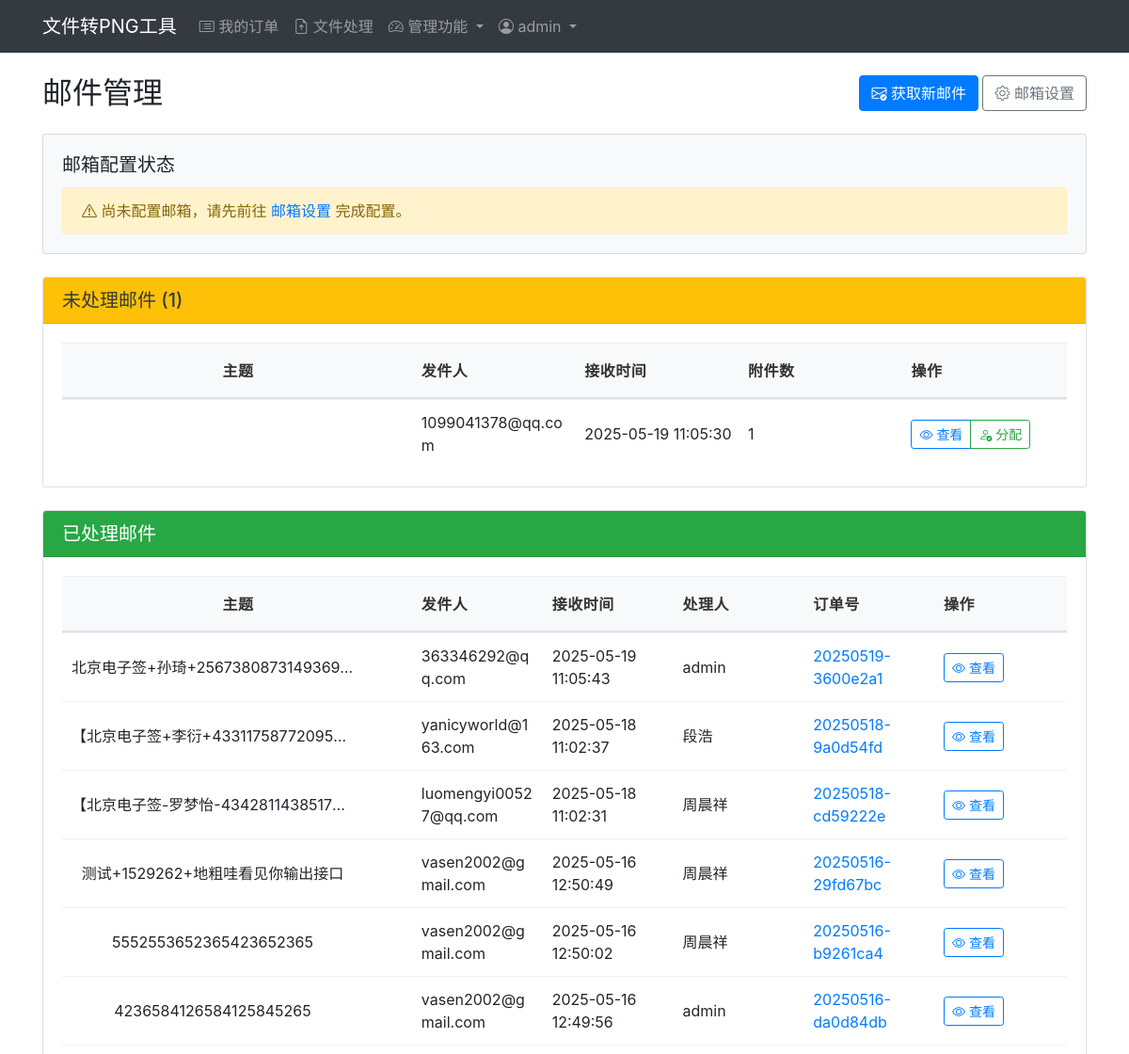
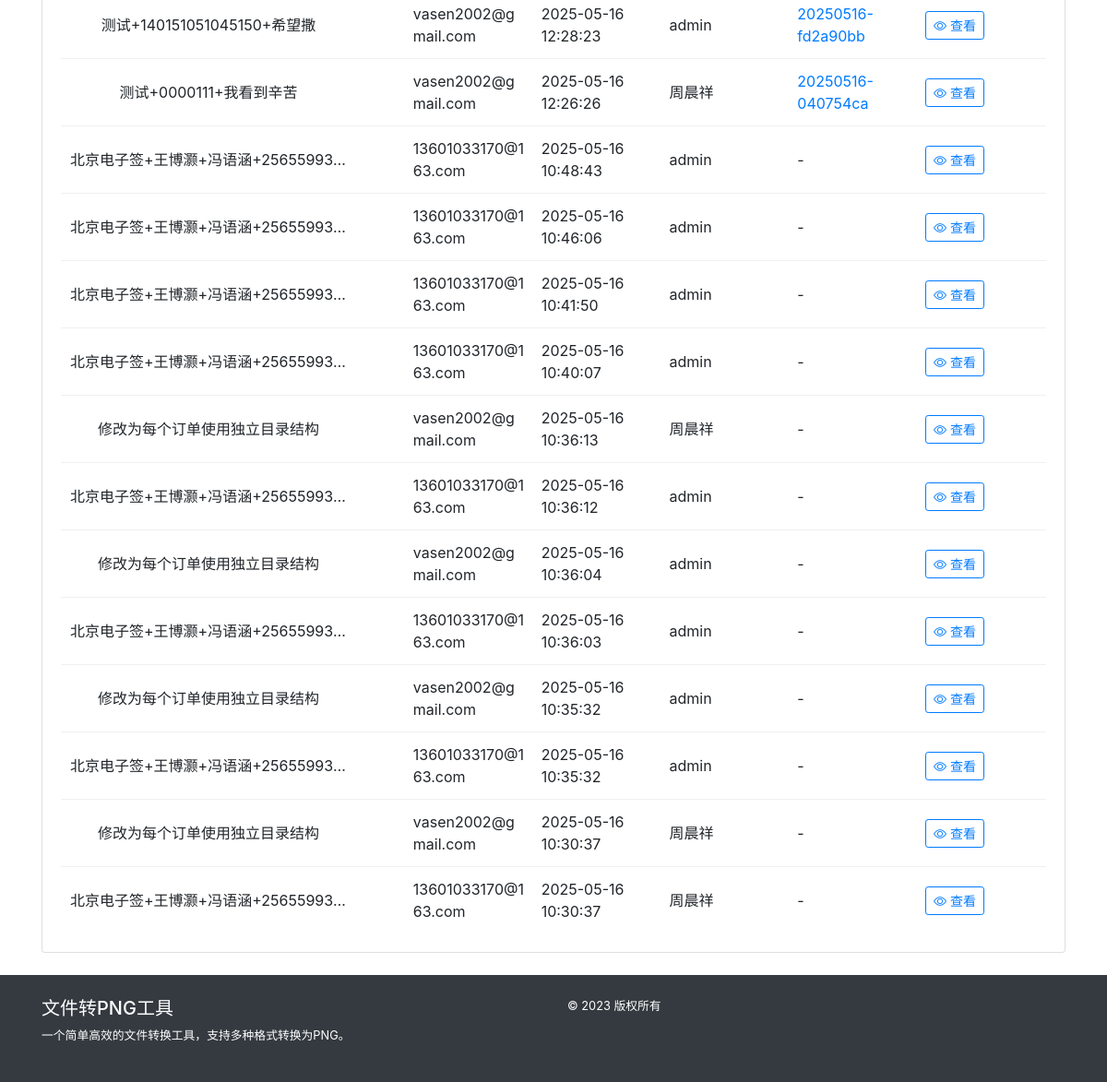
/mail/ (signed in), run on the app's committed database (2 pictures, top to bottom).
### models.py (models this page shows, shortened)
class AdminUser(db.Model):
    __tablename__ = 'admin_user'  # 显式指定表名
    id = db.Column(db.Integer, primary_key=True)
    username = db.Column(db.String(50), unique=True, nullable=False)
    password_hash = db.Column(db.String(128), nullable=False)
    is_admin = db.Column(db.Boolean, default=False)  # 默认为普通用户
    email = db.Column(db.String(100), nullable=True)
    full_name = db.Column(db.String(100), nullable=True)
    created_at = db.Column(db.DateTime, default=datetime.datetime.utcnow)
    last_login = db.Column(db.DateTime, nullable=True)
    is_active = db.Column(db.Boolean, default=True)  # 账户是否激活

class Email(db.Model):
    __tablename__ = 'emails'
    id = db.Column(db.Integer, primary_key=True)
    uid = db.Column(db.String(100), nullable=False)  # 邮件UID，用于标识邮件
    subject = db.Column(db.String(255), nullable=False)  # 邮件主题
    sender = db.Column(db.String(100), nullable=False)   # 发件人邮箱
    sender_name = db.Column(db.String(100), nullable=True)  # 发件人名称
    received_at = db.Column(db.DateTime, default=datetime.datetime.utcnow)  # 接收时间
    content = db.Column(db.Text, nullable=True)         # 邮件内容
    processed = db.Column(db.Boolean, default=False)    # 是否已处理
    assigned_to = db.Column(db.Integer, db.ForeignKey('admin_user.id'), nullable=True)  # 分配给谁
    __table_args__ = (
        db.UniqueConstraint('uid', 'subject', name='_uid_subject_uc'),
    )
    attachments = db.relationship('EmailAttachment', backref='email', lazy=True, cascade="all, delete-orphan")
    processor = db.relationship('AdminUser', backref='assigned_emails', foreign_keys=[assigned_to])
    orders = db.relationship('Order', backref='source_email', foreign_keys=[Order.email_id])

class Order(db.Model):
    __tablename__ = 'orders'  # 显式指定表名，避免使用SQL保留字'order'
    id = db.Column(db.Integer, primary_key=True)
    order_number = db.Column(db.String(32), unique=True, nullable=False)
    created_at = db.Column(db.DateTime, default=datetime.datetime.utcnow)
    updated_at = db.Column(db.DateTime, default=datetime.datetime.utcnow, onupdate=datetime.datetime.utcnow)
    is_active = db.Column(db.Boolean, default=True)  # 保留此字段以兼容现有代码
    STATUS_PENDING = 'pending'      # 待处理
    STATUS_MATERIAL = 'material'    # 补材料
    STATUS_REVIEWED = 'reviewed'    # 已审核
    STATUS_ACTIVE = 'active'        # 活跃
    STATUS_ARCHIVED = 'archived'    # 归档
    status = db.Column(db.String(20), default=STATUS_PENDING)  # 默认为待处理状态
    note = db.Column(db.Text, nullable=True)
    is_merged = db.Column(db.Boolean, default=False)  # 是否为合并订单
    merged_from = db.Column(db.Text, nullable=True)   # 存储源订单号，以逗号分隔
    user_id = db.Column(db.Integer, db.ForeignKey('admin_user.id'), nullable=True)
    user = db.relationship('AdminUser', backref='orders')
    email_id = db.Column(db.Integer, db.ForeignKey('emails.id'), nullable=True)
    files = db.relationship('UploadedFile', backref='order', lazy=True, cascade="all, delete-orphan")
    conversions = db.relationship('ConvertedFile', backref='order', lazy=True, cascade="all, delete-orphan")

### app/mail/routes.py (the view)
@mail_bp.route('/')
@admin_required
def index():
    unprocessed_emails = Email.query.filter_by(processed=False).order_by(Email.received_at.desc()).all()
    processed_emails = Email.query.filter_by(processed=True).order_by(Email.received_at.desc()).limit(20).all()
    users = AdminUser.query.all()
    mail_config = {
        'host': current_app.config.get('MAIL_HOST'),
        'port': current_app.config.get('MAIL_PORT'),
        'username': current_app.config.get('MAIL_USERNAME'),
        'folder': current_app.config.get('MAIL_FOLDER')
    }
    return render_template('mail/index.html',
                          unprocessed_emails=unprocessed_emails,
                          processed_emails=processed_emails,
                          users=users,
                          mail_config=mail_config)

### app/templates/mail/index.html (shortened to what this page needs)
{% extends "base.html" %}
{% block content %}
<div class="row">
    <div class="col-12 mb-4">
        <div class="d-flex justify-content-between align-items-center">
            <h2 class="mb-0">邮件管理</h2>
            <div>
                <button id="fetchEmailsBtn" class="btn btn-primary">
                    <i class="bi bi-envelope-check"></i> 获取新邮件
                </button>
                <a href="{{ url_for('mail.settings') }}" class="btn btn-outline-secondary ms-2">
                    <i class="bi bi-gear"></i> 邮箱设置
                </a>
            </div>
        </div>
    </div>
    <div class="col-12 mb-4">
        <div class="card bg-light">
            <div class="card-body">
                <h5 class="card-title">邮箱配置状态</h5>
                {% if mail_config.username %}
                <div class="alert alert-info mb-0">
                    <p class="mb-0">
                        当前邮箱账号: <strong>{{ mail_config.username }}</strong>
                        | 服务器: {{ mail_config.host }}:{{ mail_config.port }}
                        | 文件夹: {{ mail_config.folder }}
                    </p>
                </div>
                {% else %}
                <div class="alert alert-warning mb-0">
                    <p class="mb-0">
                        <i class="bi bi-exclamation-triangle"></i> 尚未配置邮箱，请先前往
                        <a href="{{ url_for('mail.settings') }}">邮箱设置</a>
                        完成配置。
                    </p>
                </div>
                {% endif %}
            </div>
        </div>
    </div>
    <div class="col-12 mb-4">
        <div class="card">
            <div class="card-header bg-warning text-dark">
                <h5 class="mb-0">未处理邮件 ({{ unprocessed_emails|length }})</h5>
            </div>
            <div class="card-body">
                {% if unprocessed_emails %}
                <div class="table-responsive">
                    <table class="table table-hover">
                        <thead>
                            <tr>
                                <th style="width: 35%;">主题</th>
                                <th>发件人</th>
                                <th>接收时间</th>
                                <th>附件数</th>
                                <th>操作</th>
                            </tr>
                        </thead>
                        <tbody>
                            {% for email in unprocessed_emails %}
                            <tr>
                                <td>
                                </td>
                                <td>{{ email.sender }}</td>
                                <td>{{ email.received_at.strftime('%Y-%m-%d %H:%M:%S') }}</td>
                                <td>{{ email.attachments|length }}</td>
                                <td>
                                    <div class="btn-group">
                                        <a href="{{ url_for('mail.view_email', email_id=email.id) }}" class="btn btn-sm btn-outline-primary">
                                            <i class="bi bi-eye"></i> 查看
                                        </a>
                                        <button type="button" class="btn btn-sm btn-outline-success assign-btn" data-email-id="{{ email.id }}">
                                            <i class="bi bi-person-check"></i> 分配
                                        </button>
                                    </div>
                                </td>
                            </tr>
                            {% endfor %}
                        </tbody>
                    </table>
                </div>
                {% else %}
                <div class="alert alert-info mb-0">
                    <p class="mb-0">暂无未处理邮件</p>
                </div>
                {% endif %}
            </div>
        </div>
    </div>
    <div class="col-12">
        <div class="card">
            <div class="card-header bg-success text-white">
                <h5 class="mb-0">已处理邮件</h5>
            </div>
            <div class="card-body">
                {% if processed_emails %}
                <div class="table-responsive">
                    <table class="table table-hover">
                        <thead>
                            <tr>
                                <th style="width: 35%;">主题</th>
                                <th>发件人</th>
                                <th>接收时间</th>
                                <th>处理人</th>
                                <th>订单号</th>
                                <th>操作</th>
                            </tr>
                        </thead>
                        <tbody>
                            {% for email in processed_emails %}
                            <tr>
                                <td>
                                    <div class="text-truncate" style="max-width: 300px;" title="{{ email.subject }}">
                                        {{ email.subject }}
                                    </div>
                                </td>
                                <td>{{ email.sender }}</td>
                                <td>{{ email.received_at.strftime('%Y-%m-%d %H:%M:%S') }}</td>
                                <td>{{ email.processor.username if email.processor else '-' }}</td>
                                <td>
                                    {% if email.orders %}
                                    {% for order in email.orders %}
                                    <a href="{{ url_for('orders.view_order', order_number=order.order_number) }}">
                                        {{ order.order_number }}
                                    </a>
                                    {% endfor %}
                                    {% else %}
                                    -
                                    {% endif %}
                                </td>
                                <td>
                                    <a href="{{ url_for('mail.view_email', email_id=email.id) }}" class="btn btn-sm btn-outline-primary">
                                        <i class="bi bi-eye"></i> 查看
                                    </a>
                                </td>
                            </tr>
                            {% endfor %}
                        </tbody>
                    </table>
                </div>
                {% else %}
                <div class="alert alert-info mb-0">
                    <p class="mb-0">暂无已处理邮件</p>
                </div>
                {% endif %}
            </div>
        </div>
    </div>
</div>
{% endblock %}

### app/templates/base.html (shortened to what this page needs)
<!DOCTYPE html>
<html lang="zh-CN">
<head>
    <link rel="stylesheet" href="https://cdn.jsdelivr.net/npm/bootstrap@4.6.0/dist/css/bootstrap.min.css">
    <link rel="stylesheet" href="https://cdn.jsdelivr.net/npm/bootstrap-icons@1.10.0/font/bootstrap-icons.css">
    <link rel="stylesheet" href="{{ url_for('static', filename='style.css') }}">
</head>
<body>
    <nav class="navbar navbar-expand-lg navbar-dark bg-dark">
        <div class="container">
            <a class="navbar-brand" href="{{ url_for('main.index') }}">文件转PNG工具</a>
            <div class="collapse navbar-collapse" id="navbarSupportedContent">
                <ul class="navbar-nav me-auto mb-2 mb-lg-0">
                    {% if session.get('admin_id') %}
                    <li class="nav-item">
                        <a class="nav-link {% if request.path == '/orders/' %}active{% endif %}" href="{{ url_for('orders.index') }}">
                            <i class="bi bi-card-list"></i> 我的订单
                        </a>
                    </li>
                    {% set current_user_id = session.get('admin_id') %}
                    {% set active_order = get_active_order(current_user_id) %}
                    <li class="nav-item">
                        {% if active_order %}
                        <a class="nav-link {% if request.path == '/' %}active{% endif %}" href="{{ url_for('main.index') }}">
                            <i class="bi bi-file-earmark-arrow-up"></i> 文件处理
                        </a>
                        {% else %}
                        <a class="nav-link disabled" href="#" tabindex="-1" aria-disabled="true">
                            <i class="bi bi-file-earmark-arrow-up"></i> 文件处理 <small>(请先激活订单)</small>
                        </a>
                        {% endif %}
                    </li>
                    {% if session.get('admin_id') and get_current_user() and get_current_user().is_admin %}
                    <li class="nav-item dropdown">
                        <a class="nav-link dropdown-toggle {% if request.path.startswith('/admin') %}active{% endif %}" href="#" id="adminDropdown" role="button" data-toggle="dropdown" aria-expanded="false">
                            <i class="bi bi-speedometer2"></i> 管理功能
                        </a>
                    </li>
                    {% endif %}
                    {% endif %}
                </ul>
                <ul class="navbar-nav">
                    {% if session.get('admin_id') %}
                    <li class="nav-item dropdown">
                        <a class="nav-link dropdown-toggle" href="#" id="userDropdown" role="button" data-toggle="dropdown" aria-expanded="false">
                            <i class="bi bi-person-circle"></i>
                            {{ session.get('admin_username', '用户') }}
                        </a>
                    </li>
                    {% else %}
                    <li class="nav-item">
                        <a class="nav-link" href="{{ url_for('admin.login') }}">
                            <i class="bi bi-box-arrow-in-right"></i> 登录
                        </a>
                    </li>
                    {% endif %}
                </ul>
            </div>
        </div>
    </nav>
    <div class="container my-4">
        {% block content %}{% endblock %}
    </div>
    <footer class="bg-dark text-white py-4 mt-4">
        <div class="container">
            <div class="row">
                <div class="col-md-6">
                    <h5>文件转PNG工具</h5>
                    <p class="small">一个简单高效的文件转换工具，支持多种格式转换为PNG。</p>
                </div>
                <div class="col-md-6 text-md-end">
                    <p class="small mb-0">&copy; 2023 版权所有</p>
                </div>
            </div>
        </div>
    </footer>
</body>
</html>

### data on the page
AdminUser: get "admin"
Email: sender "1099041378@qq.com", received_at "2025-05-19 11:05:30", attachments|length "1"
Email: subject "北京电子签+孙琦+2567380873149369…", sender "363346292@qq.com", received_at "2025-05-19 11:05:43", processor "admin"
Order: order_number "20250519-3600e2a1"
Email: subject "【北京电子签+李衍+43311758772095…", sender "yanicyworld@163.com", received_at "2025-05-18 11:02:37", processor "段浩"
Order: order_number "20250518-9a0d54fd"
Email: subject "【北京电子签-罗梦怡-4342811438517…", sender "luomengyi00527@qq.com", received_at "2025-05-18 11:02:31", processor "周晨祥"
Order: order_number "20250518-cd59222e"
Email: subject "测试+1529262+地粗哇看见你输出接口", sender "vasen2002@gmail.com", received_at "2025-05-16 12:50:49", processor "周晨祥"
Order: order_number "20250516-29fd67bc"
Email: subject "5552553652365423652365", sender "vasen2002@gmail.com", received_at "2025-05-16 12:50:02", processor "周晨祥"
Order: order_number "20250516-b9261ca4"
Email: subject "4236584126584125845265", sender "vasen2002@gmail.com", received_at "2025-05-16 12:49:56", processor "admin"
Order: order_number "20250516-da0d84db"
Email: subject "测试+140151051045150+希望撒", sender "vasen2002@gmail.com", received_at "2025-05-16 12:28:23", processor "admin"
Order: order_number "20250516-fd2a90bb"
Email: subject "测试+0000111+我看到辛苦", sender "vasen2002@gmail.com", received_at "2025-05-16 12:26:26", processor "周晨祥"
Order: order_number "20250516-040754ca"
Email: subject "北京电子签+王博灏+冯语涵+25655993…", sender "13601033170@163.com", received_at "2025-05-16 10:48:43", processor "admin"
Email: subject "北京电子签+王博灏+冯语涵+25655993…", sender "13601033170@163.com", received_at "2025-05-16 10:46:06", processor "admin"
Email: subject "北京电子签+王博灏+冯语涵+25655993…", sender "13601033170@163.com", received_at "2025-05-16 10:41:50", processor "admin"
Email: subject "北京电子签+王博灏+冯语涵+25655993…", sender "13601033170@163.com", received_at "2025-05-16 10:40:07", processor "admin"
Email: subject "修改为每个订单使用独立目录结构", sender "vasen2002@gmail.com", received_at "2025-05-16 10:36:13", processor "周晨祥"
Email: subject "北京电子签+王博灏+冯语涵+25655993…", sender "13601033170@163.com", received_at "2025-05-16 10:36:12", processor "admin"
Email: subject "修改为每个订单使用独立目录结构", sender "vasen2002@gmail.com", received_at "2025-05-16 10:36:04", processor "admin"
Email: subject "北京电子签+王博灏+冯语涵+25655993…", sender "13601033170@163.com", received_at "2025-05-16 10:36:03", processor "admin"
Email: subject "修改为每个订单使用独立目录结构", sender "vasen2002@gmail.com", received_at "2025-05-16 10:35:32", processor "admin"
Email: subject "北京电子签+王博灏+冯语涵+25655993…", sender "13601033170@163.com", received_at "2025-05-16 10:35:32", processor "admin"
Email: subject "修改为每个订单使用独立目录结构", sender "vasen2002@gmail.com", received_at "2025-05-16 10:30:37", processor "周晨祥"
Email: subject "北京电子签+王博灏+冯语涵+25655993…", sender "13601033170@163.com", received_at "2025-05-16 10:30:37", processor "周晨祥"

### other printed values
{{ unprocessed_emails|length }} "1"
